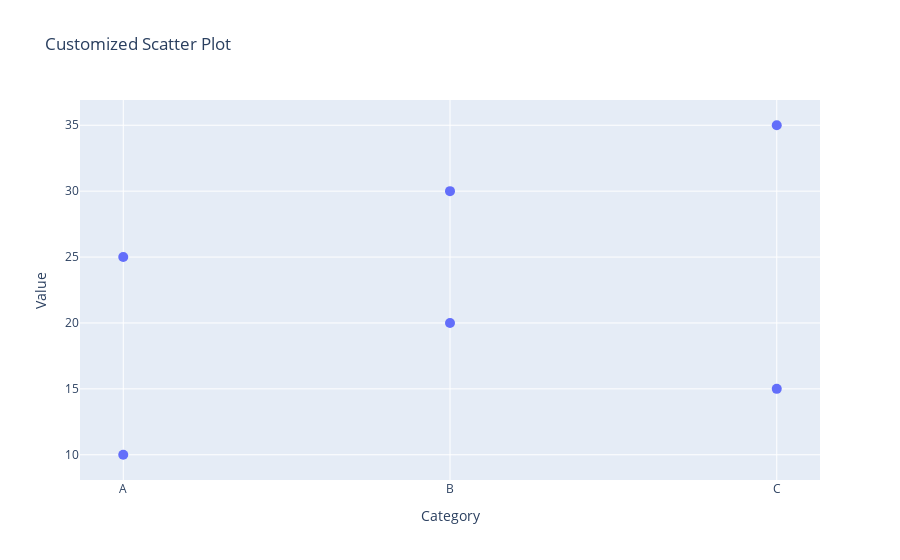

Here is the notebook cell this chart was saved with:
### Code cell
#Here's an example of creating a customized plot using go.Figure from the plotly.graph_objects module:

import plotly.graph_objects as go

# Create a customized plot using go.Figure
fig = go.Figure()

# Add scatter trace to the figure
fig.add_trace(go.Scatter(x=['A', 'B', 'C', 'A', 'B', 'C'],
                         y=[10, 20, 15, 25, 30, 35],
                         mode='markers',
                         marker=dict(size=10),
                         name='Scatter Plot'))

# Customize layout settings
fig.update_layout(title='Customized Scatter Plot',
                  xaxis_title='Category',
                  yaxis_title='Value')

# Show the plot
fig.show()

### Figure 1 — Plotly figure (JSON) as saved in the notebook; plotly's stock layout.template omitted (floating-point values rounded to 4 significant figures)
{"data": [{"marker": {"size": 10}, "mode": "markers", "name": "Scatter Plot", "type": "scatter", "x": ["A", "B", "C", "A", "B", "C"], "y": [10, 20, 15, 25, 30, 35]}], "layout": {"title": {"text": "Customized Scatter Plot"}, "xaxis": {"title": {"text": "Category"}}, "yaxis": {"title": {"text": "Value"}}}}
